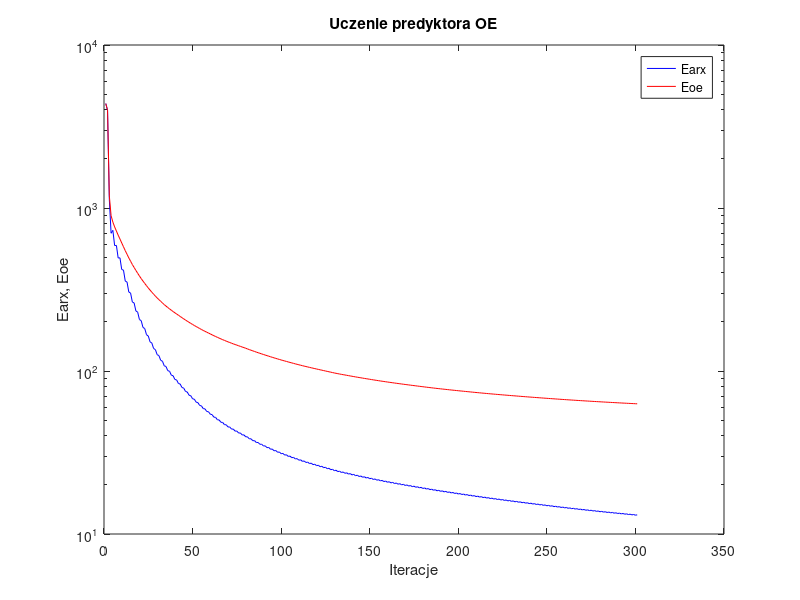
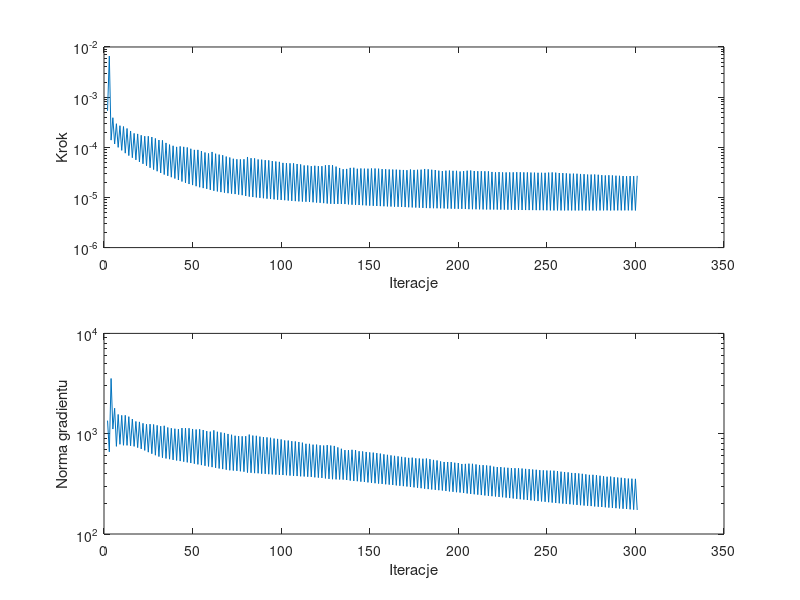

Recreate these plots in MATLAB, in order.
%uczenie predyktora oe
clear all;
n=0; farx(n+1)=4.375264e+003; foe(n+1)=4.369417e+003; wspucz(n+1)=0.000000e+000; ng(n+1)=0.000000e+000;
n=1; farx(n+1)=3.973497e+003; foe(n+1)=3.985082e+003; krok(n+1)=5.333277e-004; ng(n+1)=1.350474e+003;
n=2; farx(n+1)=1.130327e+003; foe(n+1)=1.187399e+003; krok(n+1)=6.607631e-003; ng(n+1)=6.597537e+002;
n=3; farx(n+1)=6.999424e+002; foe(n+1)=8.974786e+002; krok(n+1)=1.389822e-004; ng(n+1)=3.550302e+003;
n=4; farx(n+1)=7.292628e+002; foe(n+1)=8.196427e+002; krok(n+1)=3.885492e-004; ng(n+1)=1.112350e+003;
n=5; farx(n+1)=5.881784e+002; foe(n+1)=7.658883e+002; krok(n+1)=1.163141e-004; ng(n+1)=1.794551e+003;
n=6; farx(n+1)=5.894646e+002; foe(n+1)=7.222397e+002; krok(n+1)=2.952315e-004; ng(n+1)=7.478293e+002;
n=7; farx(n+1)=4.933431e+002; foe(n+1)=6.814955e+002; krok(n+1)=9.968957e-005; ng(n+1)=1.555557e+003;
n=8; farx(n+1)=4.947750e+002; foe(n+1)=6.455882e+002; krok(n+1)=2.695564e-004; ng(n+1)=7.835204e+002;
n=9; farx(n+1)=4.194907e+002; foe(n+1)=6.104493e+002; krok(n+1)=8.683747e-005; ng(n+1)=1.523349e+003;
n=10; farx(n+1)=4.157262e+002; foe(n+1)=5.783125e+002; krok(n+1)=2.596664e-004; ng(n+1)=7.664275e+002;
n=11; farx(n+1)=3.561260e+002; foe(n+1)=5.473927e+002; krok(n+1)=7.639254e-005; ng(n+1)=1.525793e+003;
n=12; farx(n+1)=3.513729e+002; foe(n+1)=5.201619e+002; krok(n+1)=2.370496e-004; ng(n+1)=7.649877e+002;
n=13; farx(n+1)=3.051120e+002; foe(n+1)=4.940949e+002; krok(n+1)=6.831655e-005; ng(n+1)=1.478755e+003;
n=14; farx(n+1)=3.008393e+002; foe(n+1)=4.715971e+002; krok(n+1)=2.114007e-004; ng(n+1)=7.582763e+002;
n=15; farx(n+1)=2.650233e+002; foe(n+1)=4.501941e+002; krok(n+1)=6.197037e-005; ng(n+1)=1.399378e+003;
n=16; farx(n+1)=2.614912e+002; foe(n+1)=4.316417e+002; krok(n+1)=1.895397e-004; ng(n+1)=7.470928e+002;
n=17; farx(n+1)=2.335767e+002; foe(n+1)=4.140906e+002; krok(n+1)=5.618497e-005; ng(n+1)=1.324971e+003;
n=18; farx(n+1)=2.297049e+002; foe(n+1)=3.978060e+002; krok(n+1)=1.848518e-004; ng(n+1)=7.265108e+002;
n=19; farx(n+1)=2.069482e+002; foe(n+1)=3.827166e+002; krok(n+1)=5.111781e-005; ng(n+1)=1.311072e+003;
n=20; farx(n+1)=2.035621e+002; foe(n+1)=3.689511e+002; krok(n+1)=1.736749e-004; ng(n+1)=7.054082e+002;
n=21; farx(n+1)=1.851121e+002; foe(n+1)=3.562976e+002; krok(n+1)=4.687315e-005; ng(n+1)=1.269188e+003;
n=22; farx(n+1)=1.821153e+002; foe(n+1)=3.445076e+002; krok(n+1)=1.662532e-004; ng(n+1)=6.811739e+002;
n=23; farx(n+1)=1.668999e+002; foe(n+1)=3.336856e+002; krok(n+1)=4.279756e-005; ng(n+1)=1.241612e+003;
n=24; farx(n+1)=1.639297e+002; foe(n+1)=3.231709e+002; krok(n+1)=1.662532e-004; ng(n+1)=6.545789e+002;
n=25; farx(n+1)=1.509869e+002; foe(n+1)=3.135684e+002; krok(n+1)=3.909086e-005; ng(n+1)=1.244397e+003;
n=26; farx(n+1)=1.484162e+002; foe(n+1)=3.044262e+002; krok(n+1)=1.601067e-004; ng(n+1)=6.313723e+002;
n=27; farx(n+1)=1.374242e+002; foe(n+1)=2.960296e+002; krok(n+1)=3.594329e-005; ng(n+1)=1.235525e+003;
n=28; farx(n+1)=1.353181e+002; foe(n+1)=2.881068e+002; krok(n+1)=1.502858e-004; ng(n+1)=6.101284e+002;
n=29; farx(n+1)=1.259757e+002; foe(n+1)=2.808546e+002; krok(n+1)=3.331725e-005; ng(n+1)=1.211390e+003;
n=30; farx(n+1)=1.243331e+002; foe(n+1)=2.739974e+002; krok(n+1)=1.395032e-004; ng(n+1)=5.915029e+002;
n=31; farx(n+1)=1.163453e+002; foe(n+1)=2.676724e+002; krok(n+1)=3.079431e-005; ng(n+1)=1.188152e+003;
n=32; farx(n+1)=1.147915e+002; foe(n+1)=2.613767e+002; krok(n+1)=1.376014e-004; ng(n+1)=5.758036e+002;
n=33; farx(n+1)=1.076609e+002; foe(n+1)=2.555470e+002; krok(n+1)=2.860122e-005; ng(n+1)=1.199086e+003;
n=34; farx(n+1)=1.065866e+002; foe(n+1)=2.501705e+002; krok(n+1)=1.222111e-004; ng(n+1)=5.663073e+002;
n=35; farx(n+1)=1.004694e+002; foe(n+1)=2.451940e+002; krok(n+1)=2.697415e-005; ng(n+1)=1.153110e+003;
n=36; farx(n+1)=9.965609e+001; foe(n+1)=2.404372e+002; krok(n+1)=1.131625e-004; ng(n+1)=5.572819e+002;
n=37; farx(n+1)=9.425535e+001; foe(n+1)=2.359838e+002; krok(n+1)=2.533263e-005; ng(n+1)=1.133828e+003;
n=38; farx(n+1)=9.356990e+001; foe(n+1)=2.316536e+002; krok(n+1)=1.070782e-004; ng(n+1)=5.482377e+002;
n=39; farx(n+1)=8.874822e+001; foe(n+1)=2.276096e+002; krok(n+1)=2.383042e-005; ng(n+1)=1.120777e+003;
n=40; farx(n+1)=8.816401e+001; foe(n+1)=2.236440e+002; krok(n+1)=1.018184e-004; ng(n+1)=5.405382e+002;
n=41; farx(n+1)=8.385500e+001; foe(n+1)=2.199417e+002; krok(n+1)=2.230894e-005; ng(n+1)=1.110195e+003;
n=42; farx(n+1)=8.320311e+001; foe(n+1)=2.161073e+002; krok(n+1)=1.042068e-004; ng(n+1)=5.334354e+002;
n=43; farx(n+1)=7.919735e+001; foe(n+1)=2.124912e+002; krok(n+1)=2.078166e-005; ng(n+1)=1.137695e+003;
n=44; farx(n+1)=7.856479e+001; foe(n+1)=2.088769e+002; krok(n+1)=1.019540e-004; ng(n+1)=5.258315e+002;
n=45; farx(n+1)=7.492684e+001; foe(n+1)=2.055002e+002; krok(n+1)=1.954543e-005; ng(n+1)=1.136242e+003;
n=46; farx(n+1)=7.433438e+001; foe(n+1)=2.021139e+002; krok(n+1)=9.926586e-005; ng(n+1)=5.179931e+002;
n=47; farx(n+1)=7.101330e+001; foe(n+1)=1.989594e+002; krok(n+1)=1.850362e-005; ng(n+1)=1.133013e+003;
n=48; farx(n+1)=7.053056e+001; foe(n+1)=1.958788e+002; krok(n+1)=9.345155e-005; ng(n+1)=5.100405e+002;
n=49; farx(n+1)=6.752769e+001; foe(n+1)=1.929970e+002; krok(n+1)=1.763687e-005; ng(n+1)=1.114391e+003;
n=50; farx(n+1)=6.713363e+001; foe(n+1)=1.901794e+002; krok(n+1)=8.876552e-005; ng(n+1)=5.022094e+002;
n=51; farx(n+1)=6.440453e+001; foe(n+1)=1.875133e+002; krok(n+1)=1.675917e-005; ng(n+1)=1.100926e+003;
n=52; farx(n+1)=6.400417e+001; foe(n+1)=1.848106e+002; krok(n+1)=8.876552e-005; ng(n+1)=4.943946e+002;
n=53; farx(n+1)=6.145736e+001; foe(n+1)=1.822496e+002; krok(n+1)=1.596631e-005; ng(n+1)=1.107171e+003;
n=54; farx(n+1)=6.113419e+001; foe(n+1)=1.797712e+002; krok(n+1)=8.408970e-005; ng(n+1)=4.865137e+002;
n=55; farx(n+1)=5.880466e+001; foe(n+1)=1.774124e+002; krok(n+1)=1.535151e-005; ng(n+1)=1.088345e+003;
n=56; farx(n+1)=5.855675e+001; foe(n+1)=1.751456e+002; krok(n+1)=7.872898e-005; ng(n+1)=4.789026e+002;
n=57; farx(n+1)=5.643642e+001; foe(n+1)=1.730011e+002; krok(n+1)=1.482745e-005; ng(n+1)=1.060945e+003;
n=58; farx(n+1)=5.624082e+001; foe(n+1)=1.709014e+002; krok(n+1)=7.546424e-005; ng(n+1)=4.716322e+002;
n=59; farx(n+1)=5.429240e+001; foe(n+1)=1.688930e+002; krok(n+1)=1.416371e-005; ng(n+1)=1.048054e+003;
n=60; farx(n+1)=5.402549e+001; foe(n+1)=1.667571e+002; krok(n+1)=8.074766e-005; ng(n+1)=4.643290e+002;
n=61; farx(n+1)=5.212610e+001; foe(n+1)=1.647045e+002; krok(n+1)=1.356957e-005; ng(n+1)=1.080201e+003;
n=62; farx(n+1)=5.194360e+001; foe(n+1)=1.627747e+002; krok(n+1)=7.447980e-005; ng(n+1)=4.570018e+002;
n=63; farx(n+1)=5.021607e+001; foe(n+1)=1.609256e+002; krok(n+1)=1.318762e-005; ng(n+1)=1.045566e+003;
n=64; farx(n+1)=5.007418e+001; foe(n+1)=1.591240e+002; krok(n+1)=7.148615e-005; ng(n+1)=4.501607e+002;
n=65; farx(n+1)=4.846765e+001; foe(n+1)=1.573937e+002; krok(n+1)=1.278344e-005; ng(n+1)=1.029354e+003;
n=66; farx(n+1)=4.835065e+001; foe(n+1)=1.556881e+002; krok(n+1)=6.952670e-005; ng(n+1)=4.436154e+002;
n=67; farx(n+1)=4.683993e+001; foe(n+1)=1.540518e+002; krok(n+1)=1.245057e-005; ng(n+1)=1.017544e+003;
n=68; farx(n+1)=4.677644e+001; foe(n+1)=1.524878e+002; krok(n+1)=6.531497e-005; ng(n+1)=4.374713e+002;
n=69; farx(n+1)=4.537183e+001; foe(n+1)=1.509734e+002; krok(n+1)=1.216245e-005; ng(n+1)=9.942571e+002;
n=70; farx(n+1)=4.533769e+001; foe(n+1)=1.495050e+002; krok(n+1)=6.257477e-005; ng(n+1)=4.317097e+002;
n=71; farx(n+1)=4.401782e+001; foe(n+1)=1.480860e+002; krok(n+1)=1.191391e-005; ng(n+1)=9.762932e+002;
n=72; farx(n+1)=4.402131e+001; foe(n+1)=1.467257e+002; krok(n+1)=5.904967e-005; ng(n+1)=4.290214e+002;
n=73; farx(n+1)=4.278689e+001; foe(n+1)=1.454061e+002; krok(n+1)=1.167393e-005; ng(n+1)=9.541474e+002;
n=74; farx(n+1)=4.280744e+001; foe(n+1)=1.441109e+002; krok(n+1)=5.770216e-005; ng(n+1)=4.259299e+002;
n=75; farx(n+1)=4.163297e+001; foe(n+1)=1.428441e+002; krok(n+1)=1.138543e-005; ng(n+1)=9.463297e+002;
n=76; farx(n+1)=4.165708e+001; foe(n+1)=1.415859e+002; krok(n+1)=5.735983e-005; ng(n+1)=4.219589e+002;
n=77; farx(n+1)=4.053328e+001; foe(n+1)=1.403589e+002; krok(n+1)=1.109774e-005; ng(n+1)=9.422001e+002;
n=78; farx(n+1)=4.056002e+001; foe(n+1)=1.391308e+002; krok(n+1)=5.770216e-005; ng(n+1)=4.179246e+002;
n=79; farx(n+1)=3.948391e+001; foe(n+1)=1.379239e+002; krok(n+1)=1.069939e-005; ng(n+1)=9.447415e+002;
n=80; farx(n+1)=3.945901e+001; foe(n+1)=1.366098e+002; krok(n+1)=6.408173e-005; ng(n+1)=4.094775e+002;
n=81; farx(n+1)=3.837275e+001; foe(n+1)=1.353348e+002; krok(n+1)=1.038706e-005; ng(n+1)=9.796005e+002;
n=82; farx(n+1)=3.838228e+001; foe(n+1)=1.341146e+002; krok(n+1)=6.065098e-005; ng(n+1)=4.077966e+002;
n=83; farx(n+1)=3.736159e+001; foe(n+1)=1.329251e+002; krok(n+1)=1.018440e-005; ng(n+1)=9.576613e+002;
n=84; farx(n+1)=3.738119e+001; foe(n+1)=1.317444e+002; krok(n+1)=6.013826e-005; ng(n+1)=4.044952e+002;
n=85; farx(n+1)=3.639629e+001; foe(n+1)=1.305911e+002; krok(n+1)=9.999543e-006; ng(n+1)=9.526767e+002;
n=86; farx(n+1)=3.644603e+001; foe(n+1)=1.294939e+002; krok(n+1)=5.720244e-005; ng(n+1)=4.032492e+002;
n=87; farx(n+1)=3.551293e+001; foe(n+1)=1.284061e+002; krok(n+1)=9.808732e-006; ng(n+1)=9.351352e+002;
n=88; farx(n+1)=3.556473e+001; foe(n+1)=1.273320e+002; krok(n+1)=5.665485e-005; ng(n+1)=3.997851e+002;
n=89; farx(n+1)=3.466886e+001; foe(n+1)=1.262888e+002; krok(n+1)=9.645404e-006; ng(n+1)=9.246369e+002;
n=90; farx(n+1)=3.473986e+001; foe(n+1)=1.252705e+002; krok(n+1)=5.538211e-005; ng(n+1)=3.979329e+002;
n=91; farx(n+1)=3.387542e+001; foe(n+1)=1.242590e+002; krok(n+1)=9.456672e-006; ng(n+1)=9.186158e+002;
n=92; farx(n+1)=3.395101e+001; foe(n+1)=1.232662e+002; krok(n+1)=5.491616e-005; ng(n+1)=3.948892e+002;
n=93; farx(n+1)=3.311632e+001; foe(n+1)=1.222893e+002; krok(n+1)=9.301319e-006; ng(n+1)=9.107018e+002;
n=94; farx(n+1)=3.320414e+001; foe(n+1)=1.213420e+002; krok(n+1)=5.314479e-005; ng(n+1)=3.928994e+002;
n=95; farx(n+1)=3.240575e+001; foe(n+1)=1.204159e+002; krok(n+1)=9.173490e-006; ng(n+1)=8.947732e+002;
n=96; farx(n+1)=3.250649e+001; foe(n+1)=1.195110e+002; krok(n+1)=5.210339e-005; ng(n+1)=3.909720e+002;
n=97; farx(n+1)=3.173361e+001; foe(n+1)=1.186143e+002; krok(n+1)=9.024321e-006; ng(n+1)=8.875090e+002;
n=98; farx(n+1)=3.184080e+001; foe(n+1)=1.177395e+002; krok(n+1)=5.121654e-005; ng(n+1)=3.885486e+002;
n=99; farx(n+1)=3.109338e+001; foe(n+1)=1.168778e+002; krok(n+1)=8.913402e-006; ng(n+1)=8.769925e+002;
n=100; farx(n+1)=3.121335e+001; foe(n+1)=1.160530e+002; krok(n+1)=4.886973e-005; ng(n+1)=3.873274e+002;
n=101; farx(n+1)=3.050057e+001; foe(n+1)=1.152442e+002; krok(n+1)=8.818436e-006; ng(n+1)=8.568640e+002;
n=102; farx(n+1)=3.063076e+001; foe(n+1)=1.144530e+002; krok(n+1)=4.837788e-005; ng(n+1)=3.854050e+002;
n=103; farx(n+1)=2.993484e+001; foe(n+1)=1.136599e+002; krok(n+1)=8.667355e-006; ng(n+1)=8.541912e+002;
n=104; farx(n+1)=3.006358e+001; foe(n+1)=1.128826e+002; krok(n+1)=4.789661e-005; ng(n+1)=3.823776e+002;
n=105; farx(n+1)=2.939288e+001; foe(n+1)=1.121235e+002; krok(n+1)=8.546025e-006; ng(n+1)=8.418765e+002;
n=106; farx(n+1)=2.952352e+001; foe(n+1)=1.113624e+002; krok(n+1)=4.789661e-005; ng(n+1)=3.795003e+002;
n=107; farx(n+1)=2.886721e+001; foe(n+1)=1.106217e+002; krok(n+1)=8.445281e-006; ng(n+1)=8.370267e+002;
n=108; farx(n+1)=2.900963e+001; foe(n+1)=1.099034e+002; krok(n+1)=4.645269e-005; ng(n+1)=3.782340e+002;
n=109; farx(n+1)=2.837349e+001; foe(n+1)=1.091908e+002; krok(n+1)=8.342260e-006; ng(n+1)=8.266421e+002;
n=110; farx(n+1)=2.851892e+001; foe(n+1)=1.084970e+002; krok(n+1)=4.554170e-005; ng(n+1)=3.759500e+002;
n=111; farx(n+1)=2.790251e+001; foe(n+1)=1.078151e+002; krok(n+1)=8.269595e-006; ng(n+1)=8.141387e+002;
n=112; farx(n+1)=2.805398e+001; foe(n+1)=1.071598e+002; krok(n+1)=4.341873e-005; ng(n+1)=3.746770e+002;
n=113; farx(n+1)=2.746544e+001; foe(n+1)=1.065223e+002; krok(n+1)=8.206521e-006; ng(n+1)=7.929975e+002;
n=114; farx(n+1)=2.762330e+001; foe(n+1)=1.058903e+002; krok(n+1)=4.334515e-005; ng(n+1)=3.725328e+002;
n=115; farx(n+1)=2.704233e+001; foe(n+1)=1.052607e+002; krok(n+1)=8.106422e-006; ng(n+1)=7.922481e+002;
n=116; farx(n+1)=2.720368e+001; foe(n+1)=1.046569e+002; krok(n+1)=4.204485e-005; ng(n+1)=3.707514e+002;
n=117; farx(n+1)=2.664473e+001; foe(n+1)=1.040584e+002; krok(n+1)=8.010217e-006; ng(n+1)=7.773883e+002;
n=118; farx(n+1)=2.680491e+001; foe(n+1)=1.034595e+002; krok(n+1)=4.285449e-005; ng(n+1)=3.672772e+002;
n=119; farx(n+1)=2.625193e+001; foe(n+1)=1.028658e+002; krok(n+1)=7.902407e-006; ng(n+1)=7.779927e+002;
n=120; farx(n+1)=2.641328e+001; foe(n+1)=1.022876e+002; krok(n+1)=4.211190e-005; ng(n+1)=3.648949e+002;
n=121; farx(n+1)=2.587705e+001; foe(n+1)=1.017184e+002; krok(n+1)=7.821846e-006; ng(n+1)=7.663117e+002;
n=122; farx(n+1)=2.604042e+001; foe(n+1)=1.011569e+002; krok(n+1)=4.204485e-005; ng(n+1)=3.622445e+002;
n=123; farx(n+1)=2.551597e+001; foe(n+1)=1.006003e+002; krok(n+1)=7.698578e-006; ng(n+1)=7.616711e+002;
n=124; farx(n+1)=2.567767e+001; foe(n+1)=1.000364e+002; krok(n+1)=4.381503e-005; ng(n+1)=3.581115e+002;
n=125; farx(n+1)=2.515325e+001; foe(n+1)=9.947243e+001; krok(n+1)=7.559984e-006; ng(n+1)=7.693795e+002;
n=126; farx(n+1)=2.531089e+001; foe(n+1)=9.891345e+001; krok(n+1)=4.418089e-005; ng(n+1)=3.543886e+002;
n=127; farx(n+1)=2.479825e+001; foe(n+1)=9.836640e+001; krok(n+1)=7.475688e-006; ng(n+1)=7.618028e+002;
n=128; farx(n+1)=2.495802e+001; foe(n+1)=9.782660e+001; krok(n+1)=4.396667e-005; ng(n+1)=3.516162e+002;
n=129; farx(n+1)=2.445366e+001; foe(n+1)=9.729422e+001; krok(n+1)=7.425417e-006; ng(n+1)=7.552937e+002;
n=130; farx(n+1)=2.461785e+001; foe(n+1)=9.679561e+001; krok(n+1)=4.120586e-005; ng(n+1)=3.505439e+002;
n=131; farx(n+1)=2.413674e+001; foe(n+1)=9.630515e+001; krok(n+1)=7.425417e-006; ng(n+1)=7.301832e+002;
n=132; farx(n+1)=2.430520e+001; foe(n+1)=9.584464e+001; krok(n+1)=3.870095e-005; ng(n+1)=3.496932e+002;
n=133; farx(n+1)=2.384448e+001; foe(n+1)=9.538965e+001; krok(n+1)=7.425417e-006; ng(n+1)=7.077889e+002;
n=134; farx(n+1)=2.401511e+001; foe(n+1)=9.496053e+001; krok(n+1)=3.655818e-005; ng(n+1)=3.486803e+002;
n=135; farx(n+1)=2.357563e+001; foe(n+1)=9.453692e+001; krok(n+1)=7.381362e-006; ng(n+1)=6.868842e+002;
n=136; farx(n+1)=2.374506e+001; foe(n+1)=9.411403e+001; krok(n+1)=3.704903e-005; ng(n+1)=3.453765e+002;
n=137; farx(n+1)=2.331239e+001; foe(n+1)=9.369609e+001; krok(n+1)=7.265431e-006; ng(n+1)=6.848194e+002;
n=138; farx(n+1)=2.347879e+001; foe(n+1)=9.326766e+001; krok(n+1)=3.882721e-005; ng(n+1)=3.409054e+002;
n=139; farx(n+1)=2.304473e+001; foe(n+1)=9.284446e+001; krok(n+1)=7.156975e-006; ng(n+1)=6.908923e+002;
n=140; farx(n+1)=2.320955e+001; foe(n+1)=9.242402e+001; krok(n+1)=3.909086e-005; ng(n+1)=3.376056e+002;
n=141; farx(n+1)=2.278081e+001; foe(n+1)=9.201007e+001; krok(n+1)=7.114163e-006; ng(n+1)=6.858575e+002;
n=142; farx(n+1)=2.294721e+001; foe(n+1)=9.161619e+001; krok(n+1)=3.732546e-005; ng(n+1)=3.360824e+002;
n=143; farx(n+1)=2.253550e+001; foe(n+1)=9.122700e+001; krok(n+1)=7.065934e-006; ng(n+1)=6.684376e+002;
n=144; farx(n+1)=2.270048e+001; foe(n+1)=9.083871e+001; krok(n+1)=3.782543e-005; ng(n+1)=3.326892e+002;
n=145; farx(n+1)=2.229312e+001; foe(n+1)=9.045504e+001; krok(n+1)=6.997257e-006; ng(n+1)=6.657142e+002;
n=146; farx(n+1)=2.245740e+001; foe(n+1)=9.007897e+001; krok(n+1)=3.750283e-005; ng(n+1)=3.299409e+002;
n=147; farx(n+1)=2.205879e+001; foe(n+1)=8.970746e+001; krok(n+1)=6.939469e-006; ng(n+1)=6.574462e+002;
n=148; farx(n+1)=2.222205e+001; foe(n+1)=8.934081e+001; krok(n+1)=3.746225e-005; ng(n+1)=3.269681e+002;
n=149; farx(n+1)=2.183082e+001; foe(n+1)=8.897881e+001; krok(n+1)=6.872937e-006; ng(n+1)=6.510499e+002;
n=150; farx(n+1)=2.199288e+001; foe(n+1)=8.861836e+001; krok(n+1)=3.782669e-005; ng(n+1)=3.236992e+002;
n=151; farx(n+1)=2.160631e+001; foe(n+1)=8.826217e+001; krok(n+1)=6.807713e-006; ng(n+1)=6.474860e+002;
n=152; farx(n+1)=2.176726e+001; foe(n+1)=8.791089e+001; krok(n+1)=3.773938e-005; ng(n+1)=3.208025e+002;
n=153; farx(n+1)=2.138744e+001; foe(n+1)=8.756415e+001; krok(n+1)=6.755832e-006; ng(n+1)=6.407084e+002;
n=154; farx(n+1)=2.154770e+001; foe(n+1)=8.722352e+001; krok(n+1)=3.746225e-005; ng(n+1)=3.181470e+002;
n=155; farx(n+1)=2.117461e+001; foe(n+1)=8.688685e+001; krok(n+1)=6.715934e-006; ng(n+1)=6.331508e+002;
n=156; farx(n+1)=2.133448e+001; foe(n+1)=8.656007e+001; krok(n+1)=3.669396e-005; ng(n+1)=3.158422e+002;
n=157; farx(n+1)=2.097065e+001; foe(n+1)=8.623650e+001; krok(n+1)=6.676010e-006; ng(n+1)=6.226660e+002;
n=158; farx(n+1)=2.112954e+001; foe(n+1)=8.591861e+001; krok(n+1)=3.650218e-005; ng(n+1)=3.131715e+002;
n=159; farx(n+1)=2.077197e+001; foe(n+1)=8.560370e+001; krok(n+1)=6.631510e-006; ng(n+1)=6.157872e+002;
n=160; farx(n+1)=2.092971e+001; foe(n+1)=8.529530e+001; krok(n+1)=3.613934e-005; ng(n+1)=3.106012e+002;
n=161; farx(n+1)=2.057928e+001; foe(n+1)=8.499015e+001; krok(n+1)=6.589629e-006; ng(n+1)=6.076852e+002;
n=162; farx(n+1)=2.073611e+001; foe(n+1)=8.468989e+001; krok(n+1)=3.598915e-005; ng(n+1)=3.079535e+002;
n=163; farx(n+1)=2.039141e+001; foe(n+1)=8.439222e+001; krok(n+1)=6.542741e-006; ng(n+1)=6.014509e+002;
n=164; farx(n+1)=2.054658e+001; foe(n+1)=8.409896e+001; krok(n+1)=3.584012e-005; ng(n+1)=3.052271e+002;
n=165; farx(n+1)=2.020772e+001; foe(n+1)=8.380935e+001; krok(n+1)=6.505235e-006; ng(n+1)=5.944887e+002;
n=166; farx(n+1)=2.036232e+001; foe(n+1)=8.352525e+001; krok(n+1)=3.551969e-005; ng(n+1)=3.027551e+002;
n=167; farx(n+1)=2.002926e+001; foe(n+1)=8.324324e+001; krok(n+1)=6.464322e-006; ng(n+1)=5.877541e+002;
n=168; farx(n+1)=2.018231e+001; foe(n+1)=8.296615e+001; krok(n+1)=3.531947e-005; ng(n+1)=3.001121e+002;
n=169; farx(n+1)=1.985489e+001; foe(n+1)=8.269177e+001; krok(n+1)=6.429293e-006; ng(n+1)=5.808301e+002;
n=170; farx(n+1)=2.000693e+001; foe(n+1)=8.242291e+001; krok(n+1)=3.498787e-005; ng(n+1)=2.976377e+002;
n=171; farx(n+1)=1.968628e+001; foe(n+1)=8.215607e+001; krok(n+1)=6.371971e-006; ng(n+1)=5.741953e+002;
n=172; farx(n+1)=1.983629e+001; foe(n+1)=8.188586e+001; krok(n+1)=3.606196e-005; ng(n+1)=2.942021e+002;
n=173; farx(n+1)=1.951523e+001; foe(n+1)=8.161838e+001; krok(n+1)=6.325379e-006; ng(n+1)=5.768614e+002;
n=174; farx(n+1)=1.966430e+001; foe(n+1)=8.135853e+001; krok(n+1)=3.535372e-005; ng(n+1)=2.919251e+002;
n=175; farx(n+1)=1.935077e+001; foe(n+1)=8.110057e+001; krok(n+1)=6.289522e-006; ng(n+1)=5.680805e+002;
n=176; farx(n+1)=1.949851e+001; foe(n+1)=8.084459e+001; krok(n+1)=3.565361e-005; ng(n+1)=2.890464e+002;
n=177; farx(n+1)=1.918809e+001; foe(n+1)=8.058996e+001; krok(n+1)=6.240680e-006; ng(n+1)=5.660983e+002;
n=178; farx(n+1)=1.933406e+001; foe(n+1)=8.033799e+001; krok(n+1)=3.583315e-005; ng(n+1)=2.861817e+002;
n=179; farx(n+1)=1.902821e+001; foe(n+1)=8.008784e+001; krok(n+1)=6.182960e-006; ng(n+1)=5.626863e+002;
n=180; farx(n+1)=1.917216e+001; foe(n+1)=7.983458e+001; krok(n+1)=3.693653e-005; ng(n+1)=2.827805e+002;
n=181; farx(n+1)=1.886597e+001; foe(n+1)=7.958360e+001; krok(n+1)=6.137476e-006; ng(n+1)=5.652774e+002;
n=182; farx(n+1)=1.900853e+001; foe(n+1)=7.933874e+001; krok(n+1)=3.639457e-005; ng(n+1)=2.803123e+002;
n=183; farx(n+1)=1.870838e+001; foe(n+1)=7.909596e+001; krok(n+1)=6.116772e-006; ng(n+1)=5.573946e+002;
n=184; farx(n+1)=1.884928e+001; foe(n+1)=7.885987e+001; krok(n+1)=3.565785e-005; ng(n+1)=2.779669e+002;
n=185; farx(n+1)=1.855612e+001; foe(n+1)=7.862636e+001; krok(n+1)=6.098994e-006; ng(n+1)=5.479512e+002;
n=186; farx(n+1)=1.869583e+001; foe(n+1)=7.839770e+001; krok(n+1)=3.521996e-005; ng(n+1)=2.755754e+002;
n=187; farx(n+1)=1.840762e+001; foe(n+1)=7.817085e+001; krok(n+1)=6.082025e-006; ng(n+1)=5.413357e+002;
n=188; farx(n+1)=1.854495e+001; foe(n+1)=7.795106e+001; krok(n+1)=3.418410e-005; ng(n+1)=2.734217e+002;
n=189; farx(n+1)=1.826487e+001; foe(n+1)=7.773515e+001; krok(n+1)=6.082025e-006; ng(n+1)=5.291425e+002;
n=190; farx(n+1)=1.840200e+001; foe(n+1)=7.752439e+001; krok(n+1)=3.351433e-005; ng(n+1)=2.714289e+002;
n=191; farx(n+1)=1.812771e+001; foe(n+1)=7.731464e+001; krok(n+1)=6.043919e-006; ng(n+1)=5.226046e+002;
n=192; farx(n+1)=1.826261e+001; foe(n+1)=7.710377e+001; krok(n+1)=3.418410e-005; ng(n+1)=2.684065e+002;
n=193; farx(n+1)=1.798976e+001; foe(n+1)=7.689523e+001; krok(n+1)=6.005855e-006; ng(n+1)=5.222741e+002;
n=194; farx(n+1)=1.812435e+001; foe(n+1)=7.668867e+001; krok(n+1)=3.440034e-005; ng(n+1)=2.658998e+002;
n=195; farx(n+1)=1.785299e+001; foe(n+1)=7.648155e+001; krok(n+1)=5.972097e-006; ng(n+1)=5.216114e+002;
n=196; farx(n+1)=1.798517e+001; foe(n+1)=7.628004e+001; krok(n+1)=3.395536e-005; ng(n+1)=2.634996e+002;
n=197; farx(n+1)=1.771978e+001; foe(n+1)=7.607992e+001; krok(n+1)=5.952427e-006; ng(n+1)=5.136195e+002;
n=198; farx(n+1)=1.785044e+001; foe(n+1)=7.588213e+001; krok(n+1)=3.395536e-005; ng(n+1)=2.610033e+002;
n=199; farx(n+1)=1.758780e+001; foe(n+1)=7.568564e+001; krok(n+1)=5.939356e-006; ng(n+1)=5.098860e+002;
n=200; farx(n+1)=1.771680e+001; foe(n+1)=7.549610e+001; krok(n+1)=3.291660e-005; ng(n+1)=2.591179e+002;
n=201; farx(n+1)=1.746185e+001; foe(n+1)=7.530824e+001; krok(n+1)=5.921156e-006; ng(n+1)=4.992608e+002;
n=202; farx(n+1)=1.758955e+001; foe(n+1)=7.511978e+001; krok(n+1)=3.345851e-005; ng(n+1)=2.564189e+002;
n=203; farx(n+1)=1.733598e+001; foe(n+1)=7.493246e+001; krok(n+1)=5.876381e-006; ng(n+1)=5.000889e+002;
n=204; farx(n+1)=1.746237e+001; foe(n+1)=7.474441e+001; krok(n+1)=3.415827e-005; ng(n+1)=2.536346e+002;
n=205; farx(n+1)=1.720948e+001; foe(n+1)=7.455692e+001; krok(n+1)=5.834398e-006; ng(n+1)=5.026479e+002;
n=206; farx(n+1)=1.733390e+001; foe(n+1)=7.437048e+001; krok(n+1)=3.444097e-005; ng(n+1)=2.509895e+002;
n=207; farx(n+1)=1.708308e+001; foe(n+1)=7.418549e+001; krok(n+1)=5.819064e-006; ng(n+1)=5.011224e+002;
n=208; farx(n+1)=1.720650e+001; foe(n+1)=7.400609e+001; krok(n+1)=3.369455e-005; ng(n+1)=2.490443e+002;
n=209; farx(n+1)=1.696096e+001; foe(n+1)=7.382712e+001; krok(n+1)=5.807097e-006; ng(n+1)=4.940217e+002;
n=210; farx(n+1)=1.708232e+001; foe(n+1)=7.365172e+001; krok(n+1)=3.333298e-005; ng(n+1)=2.468045e+002;
n=211; farx(n+1)=1.684153e+001; foe(n+1)=7.347800e+001; krok(n+1)=5.793243e-006; ng(n+1)=4.878793e+002;
n=212; farx(n+1)=1.696192e+001; foe(n+1)=7.330610e+001; krok(n+1)=3.331725e-005; ng(n+1)=2.445625e+002;
n=213; farx(n+1)=1.672372e+001; foe(n+1)=7.313486e+001; krok(n+1)=5.769722e-006; ng(n+1)=4.859530e+002;
n=214; farx(n+1)=1.684245e+001; foe(n+1)=7.296588e+001; krok(n+1)=3.324441e-005; ng(n+1)=2.422779e+002;
n=215; farx(n+1)=1.660754e+001; foe(n+1)=7.279800e+001; krok(n+1)=5.751510e-006; ng(n+1)=4.824916e+002;
n=216; farx(n+1)=1.672491e+001; foe(n+1)=7.263224e+001; krok(n+1)=3.315087e-005; ng(n+1)=2.400714e+002;
n=217; farx(n+1)=1.649270e+001; foe(n+1)=7.246743e+001; krok(n+1)=5.742854e-006; ng(n+1)=4.793828e+002;
n=218; farx(n+1)=1.660802e+001; foe(n+1)=7.230734e+001; krok(n+1)=3.223481e-005; ng(n+1)=2.382538e+002;
n=219; farx(n+1)=1.638179e+001; foe(n+1)=7.214959e+001; krok(n+1)=5.751510e-006; ng(n+1)=4.695125e+002;
n=220; farx(n+1)=1.649668e+001; foe(n+1)=7.199514e+001; krok(n+1)=3.167303e-005; ng(n+1)=2.365499e+002;
n=221; farx(n+1)=1.627445e+001; foe(n+1)=7.184118e+001; krok(n+1)=5.731843e-006; ng(n+1)=4.648090e+002;
n=222; farx(n+1)=1.638805e+001; foe(n+1)=7.168767e+001; krok(n+1)=3.204809e-005; ng(n+1)=2.342210e+002;
n=223; farx(n+1)=1.616685e+001; foe(n+1)=7.153454e+001; krok(n+1)=5.714341e-006; ng(n+1)=4.650548e+002;
n=224; farx(n+1)=1.627908e+001; foe(n+1)=7.138510e+001; krok(n+1)=3.158272e-005; ng(n+1)=2.323709e+002;
n=225; farx(n+1)=1.606197e+001; foe(n+1)=7.123615e+001; krok(n+1)=5.705400e-006; ng(n+1)=4.594479e+002;
n=226; farx(n+1)=1.617312e+001; foe(n+1)=7.108932e+001; krok(n+1)=3.153604e-005; ng(n+1)=2.303630e+002;
n=227; farx(n+1)=1.595856e+001; foe(n+1)=7.094257e+001; krok(n+1)=5.685733e-006; ng(n+1)=4.571514e+002;
n=228; farx(n+1)=1.606819e+001; foe(n+1)=7.079737e+001; krok(n+1)=3.161211e-005; ng(n+1)=2.282406e+002;
n=229; farx(n+1)=1.585609e+001; foe(n+1)=7.065275e+001; krok(n+1)=5.667521e-006; ng(n+1)=4.549147e+002;
n=230; farx(n+1)=1.596441e+001; foe(n+1)=7.050939e+001; krok(n+1)=3.167304e-005; ng(n+1)=2.261762e+002;
n=231; farx(n+1)=1.575463e+001; foe(n+1)=7.036671e+001; krok(n+1)=5.649012e-006; ng(n+1)=4.529078e+002;
n=232; farx(n+1)=1.586203e+001; foe(n+1)=7.022508e+001; krok(n+1)=3.185663e-005; ng(n+1)=2.241209e+002;
n=233; farx(n+1)=1.565375e+001; foe(n+1)=7.008349e+001; krok(n+1)=5.630525e-006; ng(n+1)=4.523652e+002;
n=234; farx(n+1)=1.575986e+001; foe(n+1)=6.994422e+001; krok(n+1)=3.175337e-005; ng(n+1)=2.221842e+002;
n=235; farx(n+1)=1.555426e+001; foe(n+1)=6.980509e+001; krok(n+1)=5.618744e-006; ng(n+1)=4.492907e+002;
n=236; farx(n+1)=1.565905e+001; foe(n+1)=6.966821e+001; krok(n+1)=3.160963e-005; ng(n+1)=2.202889e+002;
n=237; farx(n+1)=1.545629e+001; foe(n+1)=6.953169e+001; krok(n+1)=5.607521e-006; ng(n+1)=4.458723e+002;
n=238; farx(n+1)=1.555988e+001; foe(n+1)=6.939694e+001; krok(n+1)=3.154696e-005; ng(n+1)=2.183931e+002;
n=239; farx(n+1)=1.535951e+001; foe(n+1)=6.926259e+001; krok(n+1)=5.597181e-006; ng(n+1)=4.431754e+002;
n=240; farx(n+1)=1.546185e+001; foe(n+1)=6.913035e+001; krok(n+1)=3.134037e-005; ng(n+1)=2.165939e+002;
n=241; farx(n+1)=1.526432e+001; foe(n+1)=6.899866e+001; krok(n+1)=5.589743e-006; ng(n+1)=4.394739e+002;
n=242; farx(n+1)=1.536575e+001; foe(n+1)=6.886887e+001; krok(n+1)=3.122446e-005; ng(n+1)=2.148248e+002;
n=243; farx(n+1)=1.517052e+001; foe(n+1)=6.873916e+001; krok(n+1)=5.578968e-006; ng(n+1)=4.369362e+002;
n=244; farx(n+1)=1.527055e+001; foe(n+1)=6.861149e+001; krok(n+1)=3.104372e-005; ng(n+1)=2.130414e+002;
n=245; farx(n+1)=1.507823e+001; foe(n+1)=6.848441e+001; krok(n+1)=5.570525e-006; ng(n+1)=4.331269e+002;
n=246; farx(n+1)=1.517725e+001; foe(n+1)=6.835855e+001; krok(n+1)=3.104372e-005; ng(n+1)=2.112443e+002;
n=247; farx(n+1)=1.498686e+001; foe(n+1)=6.823308e+001; krok(n+1)=5.560895e-006; ng(n+1)=4.311379e+002;
n=248; farx(n+1)=1.508527e+001; foe(n+1)=6.810957e+001; krok(n+1)=3.098519e-005; ng(n+1)=2.095627e+002;
n=249; farx(n+1)=1.489698e+001; foe(n+1)=6.798550e+001; krok(n+1)=5.540176e-006; ng(n+1)=4.294911e+002;
n=250; farx(n+1)=1.499369e+001; foe(n+1)=6.786206e+001; krok(n+1)=3.128738e-005; ng(n+1)=2.075304e+002;
n=251; farx(n+1)=1.480723e+001; foe(n+1)=6.773925e+001; krok(n+1)=5.523363e-006; ng(n+1)=4.280952e+002;
n=252; farx(n+1)=1.490300e+001; foe(n+1)=6.761675e+001; krok(n+1)=3.154696e-005; ng(n+1)=2.056527e+002;
n=253; farx(n+1)=1.471758e+001; foe(n+1)=6.749461e+001; krok(n+1)=5.513365e-006; ng(n+1)=4.277602e+002;
n=254; farx(n+1)=1.481244e+001; foe(n+1)=6.737490e+001; krok(n+1)=3.122446e-005; ng(n+1)=2.040982e+002;
n=255; farx(n+1)=1.462962e+001; foe(n+1)=6.725525e+001; krok(n+1)=5.513365e-006; ng(n+1)=4.238838e+002;
n=256; farx(n+1)=1.472316e+001; foe(n+1)=6.713845e+001; krok(n+1)=3.070447e-005; ng(n+1)=2.026150e+002;
n=257; farx(n+1)=1.454400e+001; foe(n+1)=6.702226e+001; krok(n+1)=5.513365e-006; ng(n+1)=4.180021e+002;
n=258; farx(n+1)=1.463646e+001; foe(n+1)=6.690717e+001; krok(n+1)=3.061523e-005; ng(n+1)=2.009792e+002;
n=259; farx(n+1)=1.445929e+001; foe(n+1)=6.679280e+001; krok(n+1)=5.513365e-006; ng(n+1)=4.152424e+002;
n=260; farx(n+1)=1.455119e+001; foe(n+1)=6.668074e+001; krok(n+1)=3.023762e-005; ng(n+1)=1.996097e+002;
n=261; farx(n+1)=1.437642e+001; foe(n+1)=6.656855e+001; krok(n+1)=5.513365e-006; ng(n+1)=4.116818e+002;
n=262; farx(n+1)=1.446702e+001; foe(n+1)=6.645894e+001; krok(n+1)=2.979489e-005; ng(n+1)=1.981856e+002;
n=263; farx(n+1)=1.429557e+001; foe(n+1)=6.634977e+001; krok(n+1)=5.513365e-006; ng(n+1)=4.063265e+002;
n=264; farx(n+1)=1.438544e+001; foe(n+1)=6.624159e+001; krok(n+1)=2.983290e-005; ng(n+1)=1.966202e+002;
n=265; farx(n+1)=1.421547e+001; foe(n+1)=6.613346e+001; krok(n+1)=5.504150e-006; ng(n+1)=4.049635e+002;
n=266; farx(n+1)=1.430421e+001; foe(n+1)=6.602686e+001; krok(n+1)=2.969568e-005; ng(n+1)=1.950991e+002;
n=267; farx(n+1)=1.413640e+001; foe(n+1)=6.592062e+001; krok(n+1)=5.504150e-006; ng(n+1)=4.017722e+002;
n=268; farx(n+1)=1.422427e+001; foe(n+1)=6.581623e+001; krok(n+1)=2.940339e-005; ng(n+1)=1.937327e+002;
n=269; farx(n+1)=1.405885e+001; foe(n+1)=6.571207e+001; krok(n+1)=5.504150e-006; ng(n+1)=3.981387e+002;
n=270; farx(n+1)=1.414543e+001; foe(n+1)=6.560954e+001; krok(n+1)=2.907853e-005; ng(n+1)=1.923386e+002;
n=271; farx(n+1)=1.398262e+001; foe(n+1)=6.550788e+001; krok(n+1)=5.513365e-006; ng(n+1)=3.935176e+002;
n=272; farx(n+1)=1.406840e+001; foe(n+1)=6.540809e+001; krok(n+1)=2.857275e-005; ng(n+1)=1.911641e+002;
n=273; farx(n+1)=1.390836e+001; foe(n+1)=6.530896e+001; krok(n+1)=5.519987e-006; ng(n+1)=3.887069e+002;
n=274; farx(n+1)=1.399437e+001; foe(n+1)=6.521123e+001; krok(n+1)=2.860122e-005; ng(n+1)=1.898977e+002;
n=275; farx(n+1)=1.383514e+001; foe(n+1)=6.511223e+001; krok(n+1)=5.499859e-006; ng(n+1)=3.891112e+002;
n=276; farx(n+1)=1.391946e+001; foe(n+1)=6.501470e+001; krok(n+1)=2.867992e-005; ng(n+1)=1.882609e+002;
n=277; farx(n+1)=1.376224e+001; foe(n+1)=6.491737e+001; krok(n+1)=5.499859e-006; ng(n+1)=3.861008e+002;
n=278; farx(n+1)=1.384525e+001; foe(n+1)=6.482156e+001; krok(n+1)=2.832743e-005; ng(n+1)=1.869567e+002;
n=279; farx(n+1)=1.369061e+001; foe(n+1)=6.472670e+001; krok(n+1)=5.513365e-006; ng(n+1)=3.812202e+002;
n=280; farx(n+1)=1.377301e+001; foe(n+1)=6.463361e+001; krok(n+1)=2.780862e-005; ng(n+1)=1.859147e+002;
n=281; farx(n+1)=1.362092e+001; foe(n+1)=6.454101e+001; krok(n+1)=5.519987e-006; ng(n+1)=3.767293e+002;
n=282; farx(n+1)=1.370222e+001; foe(n+1)=6.444966e+001; krok(n+1)=2.746916e-005; ng(n+1)=1.847016e+002;
n=283; farx(n+1)=1.355271e+001; foe(n+1)=6.435923e+001; krok(n+1)=5.523363e-006; ng(n+1)=3.723271e+002;
n=284; farx(n+1)=1.363412e+001; foe(n+1)=6.426909e+001; krok(n+1)=2.769106e-005; ng(n+1)=1.834041e+002;
n=285; farx(n+1)=1.348487e+001; foe(n+1)=6.417833e+001; krok(n+1)=5.504150e-006; ng(n+1)=3.736771e+002;
n=286; farx(n+1)=1.356427e+001; foe(n+1)=6.408878e+001; krok(n+1)=2.746916e-005; ng(n+1)=1.819656e+002;
n=287; farx(n+1)=1.341777e+001; foe(n+1)=6.400063e+001; krok(n+1)=5.521422e-006; ng(n+1)=3.681665e+002;
n=288; farx(n+1)=1.349701e+001; foe(n+1)=6.391352e+001; krok(n+1)=2.711505e-005; ng(n+1)=1.809924e+002;
n=289; farx(n+1)=1.335225e+001; foe(n+1)=6.382672e+001; krok(n+1)=5.521422e-006; ng(n+1)=3.655184e+002;
n=290; farx(n+1)=1.343085e+001; foe(n+1)=6.374090e+001; krok(n+1)=2.703354e-005; ng(n+1)=1.797801e+002;
n=291; farx(n+1)=1.328752e+001; foe(n+1)=6.365516e+001; krok(n+1)=5.519987e-006; ng(n+1)=3.635598e+002;
n=292; farx(n+1)=1.336503e+001; foe(n+1)=6.357067e+001; krok(n+1)=2.677366e-005; ng(n+1)=1.785986e+002;
n=293; farx(n+1)=1.322381e+001; foe(n+1)=6.348679e+001; krok(n+1)=5.530601e-006; ng(n+1)=3.596123e+002;
n=294; farx(n+1)=1.330086e+001; foe(n+1)=6.340419e+001; krok(n+1)=2.648762e-005; ng(n+1)=1.775872e+002;
n=295; farx(n+1)=1.316161e+001; foe(n+1)=6.332167e+001; krok(n+1)=5.523363e-006; ng(n+1)=3.568065e+002;
n=296; farx(n+1)=1.323770e+001; foe(n+1)=6.323928e+001; krok(n+1)=2.669060e-005; ng(n+1)=1.761740e+002;
n=297; farx(n+1)=1.309940e+001; foe(n+1)=6.315736e+001; krok(n+1)=5.519987e-006; ng(n+1)=3.558327e+002;
n=298; farx(n+1)=1.317514e+001; foe(n+1)=6.307631e+001; krok(n+1)=2.663711e-005; ng(n+1)=1.750558e+002;
n=299; farx(n+1)=1.303821e+001; foe(n+1)=6.299510e+001; krok(n+1)=5.505138e-006; ng(n+1)=3.545804e+002;
n=300; farx(n+1)=1.311310e+001; foe(n+1)=6.291394e+001; krok(n+1)=2.700051e-005; ng(n+1)=1.735837e+002;

figure; semilogy(farx,'b'); hold on; semilogy(foe,'r'); xlabel('Iteracje'); ylabel('Earx, Eoe'); legend('Earx','Eoe'); title('Uczenie predyktora OE');
figure; subplot(2,1,1); semilogy(krok); xlabel('Iteracje'); ylabel('Krok');
subplot(2,1,2); semilogy(ng); xlabel('Iteracje'); ylabel('Norma gradientu');
Earx=farx(n+1)
Eoe=foe(n+1)
